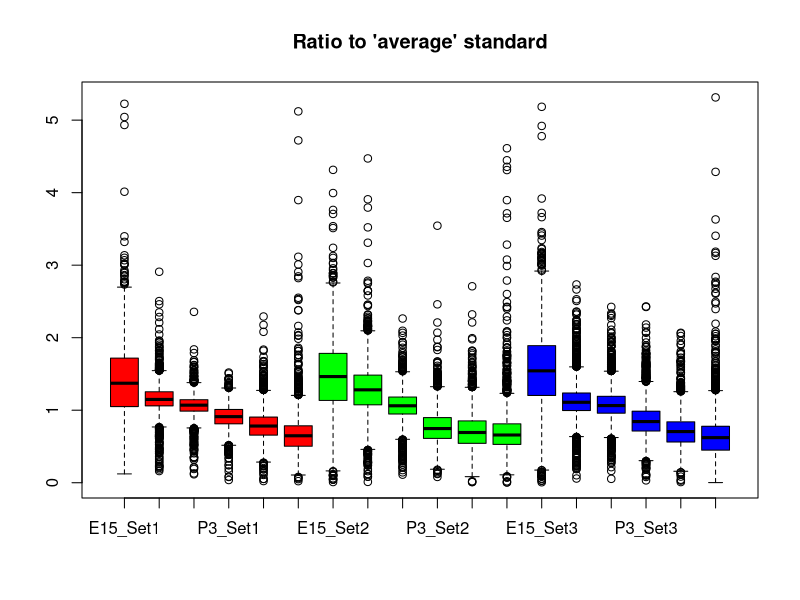
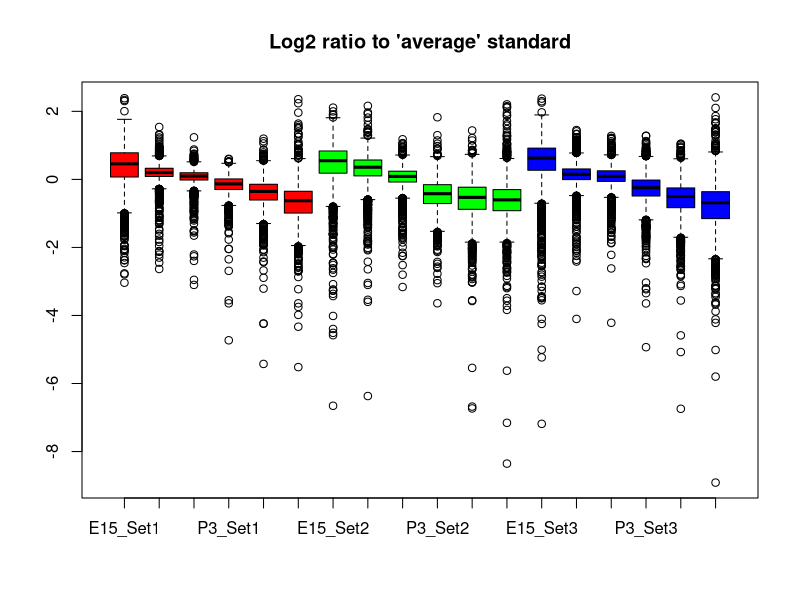
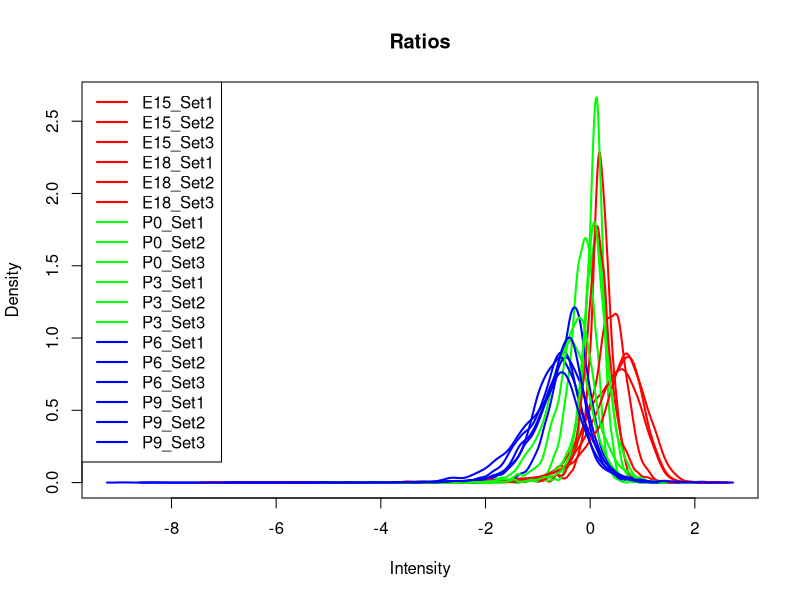
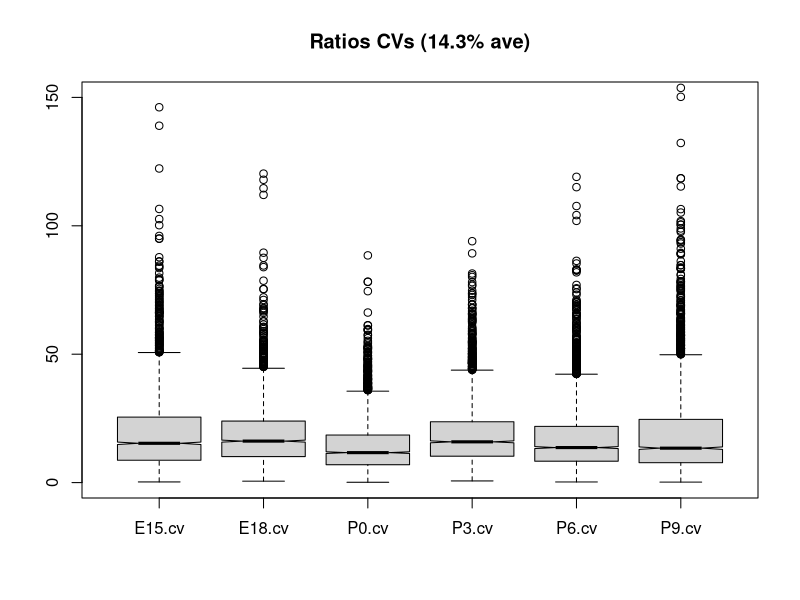
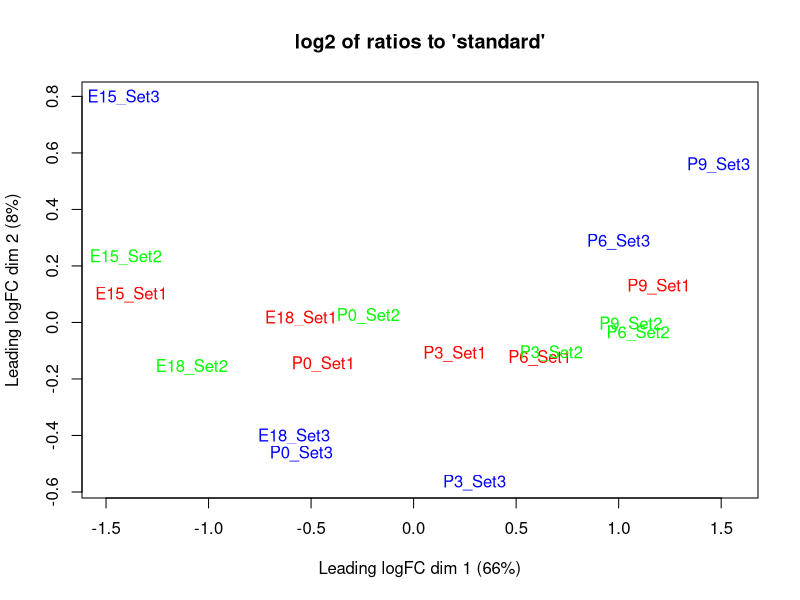
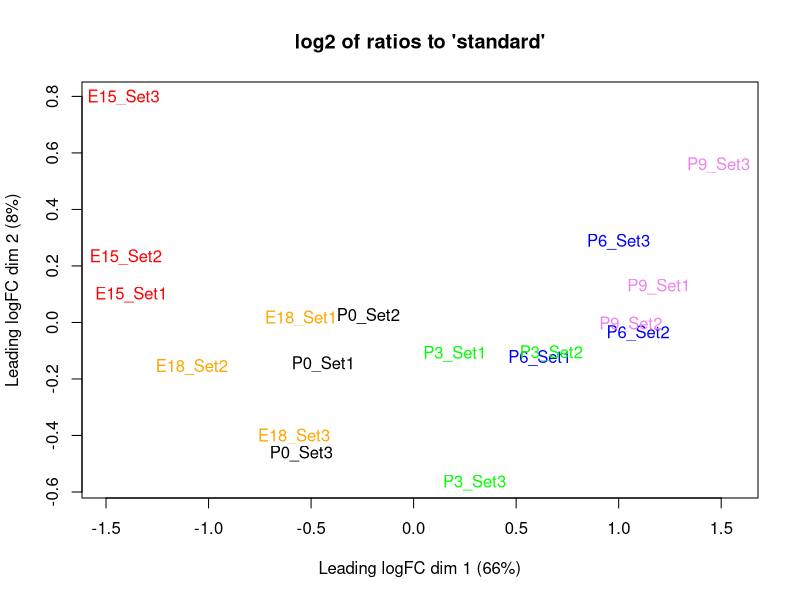
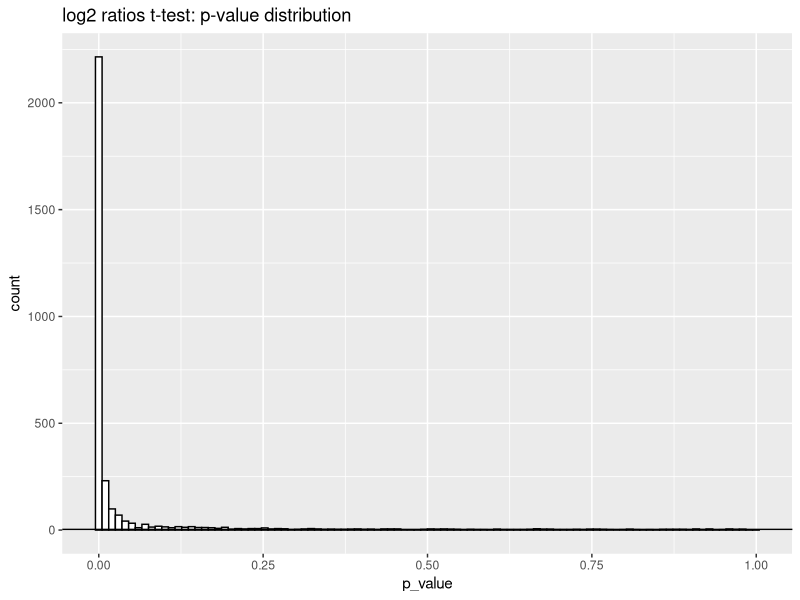
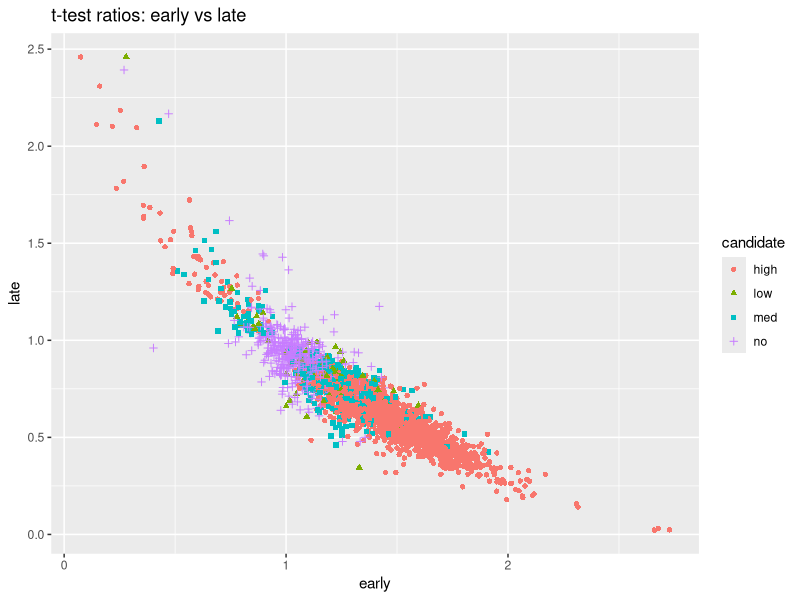

Generate these figures, in order, with R:
# Analysis of IOVS mouse lens data (Supplemental Table S01):
# Khan, Shahid Y., et al. "Proteome Profiling of Developing Murine Lens Through Mass Spectrometry." 
# Investigative Ophthalmology & Visual Science 59.1 (2018): 100-107.

# load libraries
library(tidyverse) # modern R packages for big data analysis
library(limma) # edgeR will load this if we do not
library(edgeR)

# read the Supplemental 01 file (saved as a CSV export from XLSX file)
data_start <- read_csv("iovs-58-13-55_s01.csv")

# filter out proteins not seen in all three runs
data_no_na <- na.omit(data_start)

# fix the column headers
col_headers <- colnames(data_no_na)
col_headers <- str_replace(col_headers, " {2,3}", " ")
col_headers <- str_replace(col_headers, "Reporter ion intensities ", "")
colnames(data_no_na) <- col_headers

# save the annotation columns (gene symbol and protein accession) for later and remove from data frame
annotate_df <- data_no_na[1:2]
data_raw <- data_no_na[3:20]
row.names(data_raw) <- annotate_df$`Protein Accession No.`

# separate the TMT data by experiment
exp1_raw <- data_raw[c(1:6)]
exp2_raw <- data_raw[c(7:12)]
exp3_raw <- data_raw[c(13:18)]

# figure out the global target scaling value
target <- mean(c(colSums(exp1_raw), colSums(exp2_raw), colSums(exp3_raw)))

# do the sample loading normalizations (scale to the target value)
norm_facs <- target / colSums(exp1_raw)
exp1_sl <- sweep(exp1_raw, 2, norm_facs, FUN = "*")
norm_facs <- target / colSums(exp2_raw)
exp2_sl <- sweep(exp2_raw, 2, norm_facs, FUN = "*")
norm_facs <- target / colSums(exp3_raw)
exp3_sl <- sweep(exp3_raw, 2, norm_facs, FUN = "*")
data_sl <- cbind(exp1_sl, exp2_sl, exp3_sl)

# make data frame with row means from each TMT experiment
refs <- tibble(rowMeans(exp1_sl), rowMeans(exp2_sl), rowMeans(exp3_sl))
colnames(refs) <- c("ave1", "ave2", "ave3")

# make new data frame with ratio values (time points divided by the "reference")
data_ratio <- exp1_sl / refs$ave1
data_ratio <- cbind(data_ratio, exp2_sl / refs$ave2)
data_ratio <- cbind(data_ratio, exp3_sl / refs$ave3)
row.names(data_ratio) <- annotate_df$`Protein Accession No.`

# let's see what box plots look like
boxplot(data_ratio, col = rep(c("red", "green", "blue"), each = 6), main = "Ratio to 'average' standard")
boxplot(log2(data_ratio), col = rep(c("red", "green", "blue"), each = 6), 
        main = "Log2 ratio to 'average' standard")
plotDensities(log2(data_ratio), col = rep(c("red", "green", "blue"), each = 6), main = "Ratios")

# function computes CVs per time point
make_CVs <- function(df) {
  # separate by time points
  E15 <- df[c(1, 7, 13)]
  E18 <- df[c(2, 8, 14)]
  P0 <- df[c(3, 9, 15)]
  P3 <- df[c(4, 10, 16)]
  P6 <- df[c(5, 11, 17)]
  P9 <- df[c(6, 12, 18)]
  
  E15$ave <- rowMeans(E15)
  E15$sd <- apply(E15[1:3], 1, sd)
  E15$cv <- 100 * E15$sd / E15$ave
  E18$ave <- rowMeans(E18)
  E18$sd <- apply(E18[1:3], 1, sd)
  E18$cv <- 100 * E18$sd / E18$ave
  P0$ave <- rowMeans(P0)
  P0$sd <- apply(P0[1:3], 1, sd)
  P0$cv <- 100 * P0$sd / P0$ave
  P3$ave <- rowMeans(P3)
  P3$sd <- apply(P3[1:3], 1, sd)
  P3$cv <- 100 * P3$sd / P3$ave
  P6$ave <- rowMeans(P6)
  P6$sd <- apply(P6[1:3], 1, sd)
  P6$cv <- 100 * P6$sd / P6$ave
  P9$ave <- rowMeans(P9)
  P9$sd <- apply(P9[1:3], 1, sd)
  P9$cv <- 100 * P9$sd / P9$ave
  
  ave_df <- data.frame(E15$ave, E18$ave, P0$ave, P3$ave, P6$ave, P9$ave)
  sd_df <- data.frame(E15$sd, E18$sd, P0$sd, P3$sd, P6$sd, P9$sd)
  cv_df <- data.frame(E15$cv, E18$cv, P0$cv, P3$cv, P6$cv, P9$cv)
  return(list(ave_df, sd_df, cv_df))
}

list_ratio <- make_CVs(data_ratio)

# compare CV distributions
boxplot(list_ratio[[3]], notch = TRUE, main = "Ratios CVs (14.3% ave)", ylim = c(0, 150))

round(mean(apply(list_ratio[[3]], 2, median)), 2)

plotMDS(log2(data_ratio), col = rep(c("red", "green", "blue"), each = 6),
        main = "log2 of ratios to 'standard'")
plotMDS(log2(data_ratio), col = c("red", "orange", "black", "green", "blue", "violet"),
        main = "log2 of ratios to 'standard'")

# collect the 6 early versus the 6 late columns
early <- data_ratio[c(1, 2, 7, 8, 13, 14)]
late <- data_ratio[c(5, 6, 11, 12, 17, 18)]

# get the data into a separate data frame so we can apply the t-test to each row
# to be safe, take the log2 of the ratios (maybe this helps for ratios less than one?)
pair <- data.frame(log2(early), log2(late))

# add average ratio columns (non-logged ratios), fold-change column, and row names
pair$ave_early <- rowMeans(early)
pair$ave_late  <- rowMeans(late)
pair$logFC <- log2(pair$ave_late / pair$ave_early)
row.names(pair) <- annotate_df$`Protein Accession No.`

# apply the t-test (from:https://stackoverflow.com/questions/25496693/
# how-to-do-t-test-two-samples-to-rows-of-a-dataframe-using-apply-family-functio)
# data is set up to do the two-sample t.test (a built-in) on each row
t.result <- apply(pair, 1, function(x) t.test(x[1:6], x[7:12]))
# extract the p-value column from the t-test thingy 
pair$p_value <- unlist(lapply(t.result, function(x) x$p.value))
# do a Benjamini-Hochberg multiple testing correction
pair$fdr <- p.adjust(pair$p_value, method = "BH")
head(pair)

# add a DE candidate status column
pair$candidate <- "no"
pair[which(pair$fdr <= 0.10 & pair$fdr > 0.05), dim(pair)[2]] <- "low"
pair[which(pair$fdr <= 0.05 & pair$fdr > 0.01), dim(pair)[2]] <- "med"
pair[which(pair$fdr <= 0.01), dim(pair)[2]] <- "high"
pair$candidate <- as.factor(pair$candidate)

# count up, down and the rest (FDR less than 0.05)
all <- dim(pair)[1]
up <- dim(pair[(pair$fdr <= 0.05) & (pair$logFC > 0.0), ])[1]
down <- dim(pair[(pair$fdr <= 0.05) & (pair$logFC <= 0.0), ])[1]
up 
all - up - down
down

# what does the test p-value distribution look like?
ggplot(pair, aes(p_value)) + 
  geom_histogram(bins = 100, fill = "white", color = "black") + 
  geom_hline(yintercept = mean(hist(pair$p_value, breaks = 100, plot = FALSE)$counts[26:100])) +
  ggtitle("log2 ratios t-test: p-value distribution")

# make the combined candidate corelation plot
de_ratio <- data.frame(pair$ave_early, pair$ave_late, pair$candidate)
colnames(de_ratio) <- c("early", "late", "candidate")
ggplot(de_ratio, aes(x = early, y = late)) +
  geom_point(aes(color = candidate, shape = candidate)) +
  ggtitle("t-test ratios: early vs late")

# make separate corelation plots
ggplot(de_ratio, aes(x = early, y = late)) +
  geom_point(aes(color = candidate, shape = candidate)) +
  facet_wrap(~ candidate) +
  ggtitle("t-test ratios: separated by candidate")

# make a volcano plot
vc <- data.frame(-1*pair$logFC, -1*log10(pair$fdr), pair$candidate)
colnames(vc) <- c("logFC", "fdr", "candidate")
ggplot(vc, aes(x = logFC, y = fdr)) +
  geom_point(aes(color = candidate, shape = candidate)) +
  xlab("Fold-Change (Log2)") +
  ylab("-Log10 FDR") +
  ggtitle("t-test ratios: Volcano Plot")

# create a basic design matrix
group = as.factor(rep(c("early", "early", "middle", "middle", "late", "late"), 3))
group <- factor(group, levels(group)[c(1, 3, 2)]) # set the factor order
design <- model.matrix(~ 0 + group)
colnames(design) <- c("early", "middle", "late")
design

# the contrast is where the early versus late sub-comparison is selected
contrast <- makeContrasts(late-early, levels = design)
contrast

# do the linear model fitting
data_limma <- log2(data_ratio)
fit <- lmFit(data_limma, design)

# get the fit for the contrast of interest
fit2 <- contrasts.fit(fit, contrast)

# do the empirical Bayes moderation of the test statistic
fit2 <- eBayes(fit2, trend = TRUE)

# grab the information in topTable so we can get the data to plot candidates
# the coef parameter has to do with the contrast of interest
# specify no sorting of results and a number that is longer than the data table
tt_limma <- topTable(fit2, coef = 1, sort.by = "none", number = 10000)

# let's see what columns we have
head(tt_limma)
summary(decideTests(fit2))

# add average ratio columns (not logged), fold-change, and row names
pair <- data_limma
pair$ave_early <- rowMeans(early)
pair$ave_late  <- rowMeans(late)
pair$logFC <- log2(pair$ave_late / pair$ave_early)
row.names(pair) <- annotate_df$`Protein Accession No.`

# get the p-values and FDRs from the top tests
pair$p_value <- tt_limma$P.Value
pair$fdr <- tt_limma$adj.P.Val

# see if we have what we want
# head(pair)

# add a DE candidate status column
pair$candidate <- "no"
pair[which(pair$fdr <= 0.10 & pair$fdr > 0.05), dim(pair)[2]] <- "low"
pair[which(pair$fdr <= 0.05 & pair$fdr > 0.01), dim(pair)[2]] <- "med"
pair[which(pair$fdr <= 0.01), dim(pair)[2]] <- "high"
pair$candidate <- as.factor(pair$candidate)

# count up, down and the rest (FDR less than 0.05)
all <- dim(pair)[1]
up <- dim(pair[(pair$fdr <= 0.05) & (pair$logFC > 0.0), ])[1]
down <- dim(pair[(pair$fdr <= 0.05) & (pair$logFC <= 0.0), ])[1]
up 
all - up - down
down

# what does the test p-value distribution look like?
ggplot(pair, aes(p_value)) + 
  geom_histogram(bins = 100, fill = "white", color = "black") + 
  geom_hline(yintercept = mean(hist(pair$p_value, breaks = 100, plot = FALSE)$counts[26:100])) +
  ggtitle("log2 ratios t-test: p-value distribution")

# make the combined candidate corelation plot
de_ratio <- data.frame(pair$ave_early, pair$ave_late, pair$candidate)
colnames(de_ratio) <- c("early", "late", "candidate")
ggplot(de_ratio, aes(x = early, y = late)) +
  geom_point(aes(color = candidate, shape = candidate)) +
  ggtitle("limma log ratios: early vs late")

# make separate corelation plots
ggplot(de_ratio, aes(x = early, y = late)) +
  geom_point(aes(color = candidate, shape = candidate)) +
  facet_wrap(~ candidate) +
  ggtitle("limma log ratios: separated by candidate")

# make a volcano plot
vc <- data.frame(-1*pair$logFC, -1*log10(pair$fdr), pair$candidate)
colnames(vc) <- c("logFC", "fdr", "candidate")
ggplot(vc, aes(x = logFC, y = fdr)) +
  geom_point(aes(color = candidate, shape = candidate)) +
  xlab("Fold-Change (Log2)") +
  ylab("-Log10 FDR") +
  ggtitle("limma log ratios: Volcano Plot")

# collect up some results to write out
final <- cbind(annotate_df, data_raw, data_sl, refs, data_ratio, pair)
write.csv(final, file = "final_part3.csv")

library(psych)
# lets compare the combination of SL and TMM normalizations to SL/IRS/TMM 
# again using the idea that replicates of the same time point should similar
pairs.panels(log2(data_ratio[c(1, 7, 13)]), lm = TRUE, main = "SL/Ratio E15")
pairs.panels(log2(data_ratio[c(2, 8, 14)]), lm = TRUE, main = "SL/Ratio E18")
pairs.panels(log2(data_ratio[c(3, 9, 15)]), lm = TRUE, main = "SL/Ratio P0")
pairs.panels(log2(data_ratio[c(4, 10, 16)]), lm = TRUE, main = "SL/Ratio P3")
pairs.panels(log2(data_ratio[c(5, 11, 17)]), lm = TRUE, main = "SL/Ratio P6")
pairs.panels(log2(data_ratio[c(6, 12, 18)]), lm = TRUE, main = "SL/Ratio P9")

# create some functions
subset_proteins <- function(df, proteins, labels, value_col) {  
  df_subset <- subset(df, df$protein %in% proteins)
  df_subset <- df_subset[match(proteins, df_subset$protein), ]
  df_subset$proteins <- as.factor(labels)
  keycol <- "time"
  valuecol <- value_col
  gathercols <- colnames(df)[1:6]
  return(gather_(df_subset, keycol, valuecol, gathercols))
}

plot_proteins <- function(df_list, annotate_df) {
  ave_df <- df_list[[1]]
  sd_df <- df_list[[2]]
  
  # lists of lens proteins to extract and plot
  alphas <- c("P24622", "P23927")
  alpha_labels <- c("alphaA", "alphaB")
  betas <- c("P02525", "Q9JJV1", "Q9JJV0","Q9WVJ5",	"P62696", "Q9JJU9", "O35486")	
  beta_labels <- c("betaA1", "betaA2", "betaA4", "betaB1", "betaB2", "betaB3", "betaS")
  gammas <- c("P04345", "P04344", "Q61597", "P04342", "Q03740", "Q9CXV3", "Q8VHL5")
  gamma_labels <- c("gammaA", "gammaB", "gammaC", "gammaD", "gammaE", "gammaF", "gammaN")
  ave_df$protein <- annotate_df$`Protein Accession No.`
  sd_df$protein <- annotate_df$`Protein Accession No.`
  # plot alphas
  ave_df_wide <- subset_proteins(ave_df, alphas, alpha_labels, "intensity")
  sd_df_wide <- subset_proteins(sd_df, alphas, alpha_labels, "sd")
  ave_df_wide$sd <- sd_df_wide$sd
  alpha_plot <- ggplot(ave_df_wide, aes(time, intensity, fill=proteins)) + 
    geom_bar(stat="identity", position=position_dodge(), colour="black") +
    geom_errorbar(aes(ymin = intensity-sd, ymax = intensity+sd), position = position_dodge(0.9), width = 0.4) +
    xlab("Developmental Time") + ylab("Protein Intensity Ratio") +
    ggtitle("Alpha crystallin expression")
  print(alpha_plot)
  # plot betas
  ave_df_wide <- subset_proteins(ave_df, betas, beta_labels, "intensity")
  sd_df_wide <- subset_proteins(sd_df, betas, beta_labels, "sd")
  ave_df_wide$sd <- sd_df_wide$sd
  beta_plot <- ggplot(ave_df_wide, aes(time, intensity, fill=proteins)) + 
    geom_bar(stat="identity", position=position_dodge(), colour="black") +
    geom_errorbar(aes(ymin = intensity-sd, ymax = intensity+sd), position = position_dodge(0.9), width = 0.4) +
    xlab("Developmental Time") + ylab("Protein Intensity Ratio") +
    ggtitle("Beta crystallin expression") 
  print(beta_plot)
  # plot gammas
  ave_df_wide <- subset_proteins(ave_df, gammas, gamma_labels, "intensity")
  sd_df_wide <- subset_proteins(sd_df, gammas, gamma_labels, "sd")
  ave_df_wide$sd <- sd_df_wide$sd
  gamma_plot <- ggplot(ave_df_wide, aes(time, intensity, fill=proteins)) + 
    geom_bar(stat="identity", position=position_dodge(), colour="black") +
    geom_errorbar(aes(ymin = intensity-sd, ymax = intensity+sd), position = position_dodge(0.9), width = 0.4) +
    xlab("Developmental Time") + ylab("Protein Intensity Ratio") +
    ggtitle("Gamma crystallin expression")
  print(gamma_plot)
  return(NULL)
}

plot_proteins(list_ratio, annotate_df)
